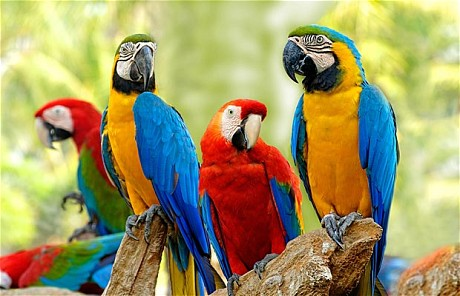
%> input picture imgs/arara_full.png, 460 x 296 px
$ octave l1e3Esc.m   (GNU Octave 9; MATLAB toolbox functions it lacks are replaced by stand-ins)
%> lines starting %> are read from the running program, lines starting %| are printed output that depends on the picture
#contador de imagens
global cont;
cont=5;

function saveImg
  global cont;
  str = strcat("imgs/l1/e3-", mat2str(cont), ".jpg");
  print(str,"-djpg")
  cont = cont+1;
endfunction

#exercicio anterior
araraPNG = imread("imgs/arara_full.png");
%> araraPNG is the input picture: size 296x460x3 uint8; mean R, G, B 159.5, 150.3, 101.7
[araraBMP MAP] = imread("imgs/arara_full_256.bmp");
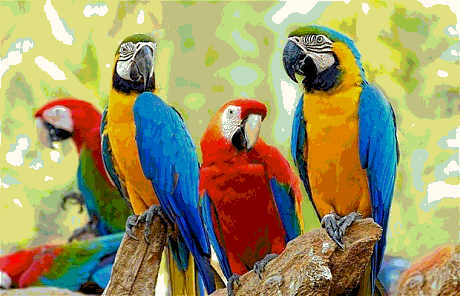
%> input picture imgs/arara_full_256.bmp, 460 x 296 px
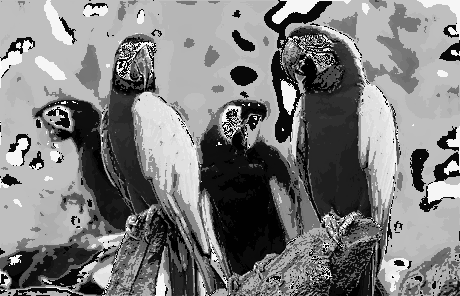
%> araraBMP: size 296x460 uint8; min 0, max 255, mean 125.8
%> MAP = 256 rows, first 12: [0 0 0; 0.502 0 0; 0 0.502 0; 0.502 0.502 0; 0 0 0.502; 0.502 0 0.502; 0 0.502 0.502; 0.753 0.753 0.753; 0.753 0.863 0.753; 0.651 0.792 0.941; 0.251 0.125 0; 0.376 0.125 0]

#1
imwrite(araraPNG, "arara.bmp");
imwrite(araraBMP, MAP, "arara.png");

#2
araraBMP = imread("arara.bmp");
[araraPNG MAP] = imread("arara.png");
%> MAP = []

figure;
imshow(araraBMP);
saveImg();
figure;
imshow(araraPNG, MAP);
saveImg();
